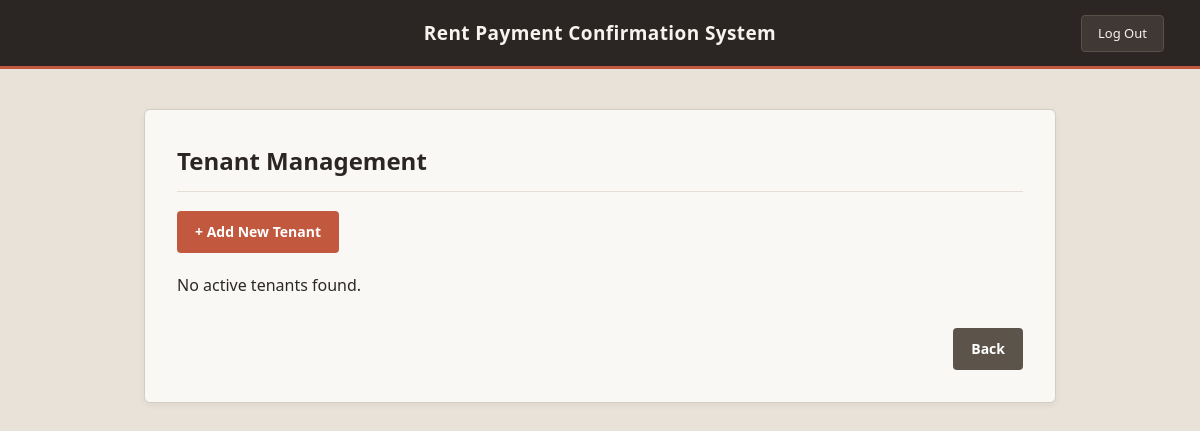
The app's page /tenants_list.php (signed in), older data.
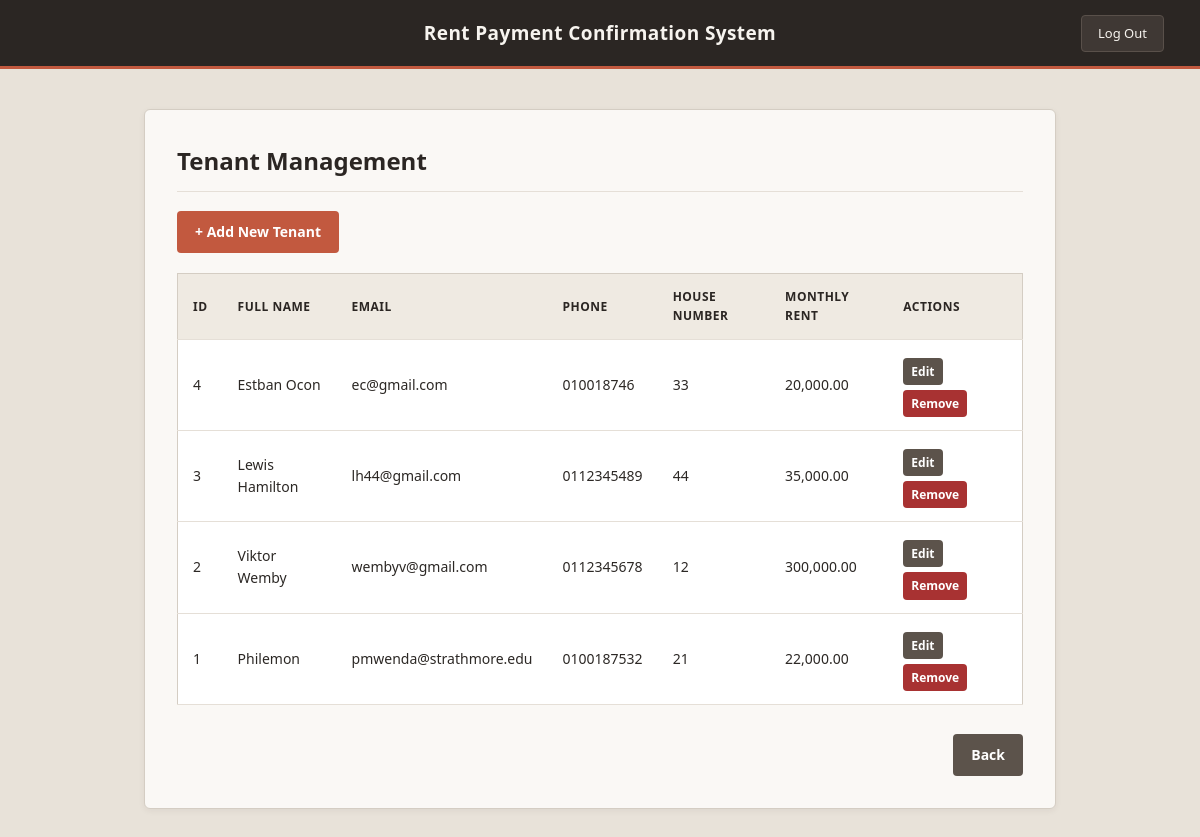
The same page, newer data.
### tables this page shows
CREATE TABLE `tenant` (
  `tenant_id` int(11) NOT NULL,
  `user_id` int(11) NOT NULL,
  `house_number` varchar(20) NOT NULL,
  `expected_monthly_rent` decimal(10,2) NOT NULL,
  `is_active` tinyint(1) NOT NULL DEFAULT 1
);

CREATE TABLE `users` (
  `user_id` int(11) NOT NULL,
  `username` varchar(50) NOT NULL,
  `password_hash` varchar(255) NOT NULL,
  `full_name` varchar(100) NOT NULL,
  `email` varchar(100) NOT NULL,
  `phone_no` varchar(20) DEFAULT NULL,
  `role` enum('Landlord','Tenant') NOT NULL,
  `created_at` timestamp NOT NULL DEFAULT current_timestamp()
);

### tenants_list.php (the view, shortened to what this page needs)
<?php
require_once __DIR__ . '/config/db.php';
$sql = "SELECT t.tenant_id, u.full_name, u.email, u.phone_no,
               t.house_number, t.expected_monthly_rent
        FROM tenant t
        JOIN users u ON t.user_id = u.user_id
        WHERE t.is_active = 1
        ORDER BY t.tenant_id DESC";
$stmt = $pdo->query($sql);
$tenants = $stmt->fetchAll();
require_once __DIR__ . '/includes/header.php';
?>
<div class="card">
    <h2>Tenant Management</h2>
    <div style="margin-bottom: 20px;">
        <a href="add_tenant.php" class="btn-action">+ Add New Tenant</a>
    </div>
    <?php if (count($tenants) > 0): ?>
        <table class="data-table">
            <thead>
                <tr>
                    <th>ID</th>
                    <th>Full Name</th>
                    <th>Email</th>
                    <th>Phone</th>
                    <th>House Number</th>
                    <th>Monthly Rent</th>
                    <th>Actions</th>
                </tr>
            </thead>
            <tbody>
                <?php foreach ($tenants as $tenant): ?>
                <tr>
                    <td><?php echo htmlspecialchars($tenant['tenant_id']); ?></td>
                    <td><?php echo htmlspecialchars($tenant['full_name']); ?></td>
                    <td><?php echo htmlspecialchars($tenant['email']); ?></td>
                    <td><?php echo htmlspecialchars($tenant['phone_no'] ?? ''); ?></td>
                    <td><?php echo htmlspecialchars($tenant['house_number']); ?></td>
                    <td><?php echo number_format($tenant['expected_monthly_rent'], 2); ?></td>
                    <td>
                        <a href="edit_tenant.php?id=<?php echo (int)$tenant['tenant_id']; ?>" class="btn-action btn-secondary" style="padding: 4px 8px; font-size: 12px;">Edit</a>
                        <a href="delete_tenant.php?id=<?php echo (int)$tenant['tenant_id']; ?>"
                           onclick="return confirm('Are you sure you want to remove this tenant?');"
                           class="btn-action" style="background-color: #a83232; padding: 4px 8px; font-size: 12px;">Remove</a>
                    </td>
                </tr>
                <?php endforeach; ?>
            </tbody>
        </table>
    <?php else: ?>
        <p>No active tenants found.</p>
    <?php endif; ?>
    <div style="margin-top: 24px; display: flex; justify-content: flex-end;">
        <a href="dashboard.php" class="btn-action btn-secondary" style="margin-right: 0;">Back</a>
    </div>
</div>
<?php require_once __DIR__ . '/includes/footer.php'; ?>

### includes/header.php (shortened to what this page needs)
<!DOCTYPE html>
<html lang="en">
<head>
    <link rel="stylesheet" href="assets/styles.css">
</head>
<body>
<?php if (isset($_SESSION['user_id'])): ?>
<div class="navbar">
    <h1>Rent Payment Confirmation System</h1>
    <a href="logout.php" class="btn-logout">Log Out</a>
</div>
<?php endif; ?>
<div class="container">

### includes/footer.php
</div>
</body>
</html>

### assets/styles.css (style rules this page uses)
* { box-sizing: border-box; margin: 0; padding: 0; }
body { font-family: 'Segoe UI', system-ui, -apple-system, sans-serif; background-color: #e8e2d9; color: #2c2825; line-height: 1.6; }
.navbar { background-color: #2b2623; color: #f7f4ef; padding: 18px 36px; display: flex; justify-content: center; align-items: center; position: relative; border-bottom: 3px solid #c2593f; }
.navbar h1 { font-size: 19px; font-weight: 600; letter-spacing: 0.4px; text-align: center; }
.navbar a.btn-logout { position: absolute; right: 36px; color: #f7f4ef; text-decoration: none; background-color: #3f3834; border: 1px solid #59504a; padding: 7px 16px; border-radius: 4px; font-size: 13px; font-weight: 500; transition: background-color 0.2s ease; }
.container { max-width: 960px; margin: 40px auto; padding: 0 24px; }
.card { background-color: #faf8f5; padding: 32px; border-radius: 6px; border: 1px solid #d4cdc3; box-shadow: 0 2px 6px rgba(43, 38, 35, 0.06); margin-bottom: 28px; }
.card h2, .card h3 { color: #2b2623; font-weight: 700; margin-bottom: 14px; border-bottom: 1px solid #e5dfd7; padding-bottom: 10px; }
.btn-action { display: inline-block; padding: 10px 18px; background-color: #c2593f; color: #ffffff; text-decoration: none; border-radius: 4px; font-size: 14px; font-weight: 600; border: none; cursor: pointer; margin-right: 10px; margin-top: 5px; transition: background-color 0.2s ease; }
.btn-secondary { background-color: #5c534b; }
.data-table { width: 100%; border-collapse: collapse; margin-top: 16px; background-color: #ffffff; border: 1px solid #d4cdc3; }
.data-table th, .data-table td { padding: 13px 15px; text-align: left; border-bottom: 1px solid #e5dfd7; font-size: 14px; }
.data-table th { background-color: #efeae2; color: #2b2623; font-weight: 700; font-size: 12px; text-transform: uppercase; letter-spacing: 0.5px; }

Row changes from the older to the newer data that the page shows:
added tenant: tenant_id "4", user.full_name "Estban Ocon", user.email "ec@gmail.com", user.phone_no "010018746", house_number "33", expected_monthly_rent "20,000.00"
added tenant: tenant_id "3", user.full_name "Lewis Hamilton", user.email "lh44@gmail.com", user.phone_no "0112345489", house_number "44", expected_monthly_rent "35,000.00"
added tenant: tenant_id "2", user.full_name "Viktor Wemby", user.email "wembyv@gmail.com", user.phone_no "0112345678", house_number "12", expected_monthly_rent "300,000.00"
added tenant: tenant_id "1", user.full_name "Philemon", user.email "pmwenda@strathmore.edu", user.phone_no "0100187532", house_number "21", expected_monthly_rent "22,000.00"
Text that changed along with them:
text no longer shown: "No active tenants found."
text now shown: "ID FULL NAME EMAIL PHONE HOUSE NUMBER MONTHLY RENT ACTIONS"
